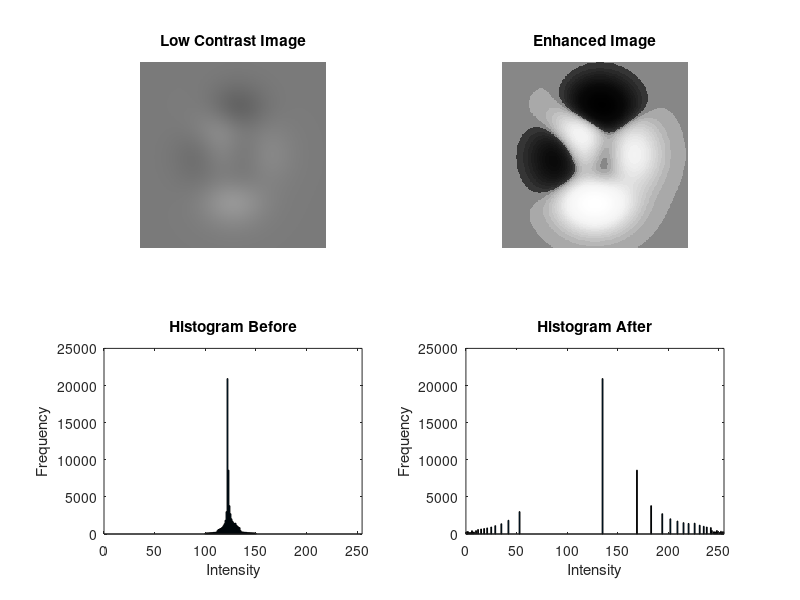

This chart was generated by the following MATLAB code:

clc;
clear;
close all;

A = peaks(256);
A = (A - min(A(:))) / (max(A(:)) - min(A(:)));
I = uint8(100 + 50 * A);

h = zeros(256,1);

for k = 0:255
    h(k+1) = sum(I(:) == k);
end

cdf = cumsum(h);
cdfmin = min(cdf(cdf > 0));

T = round((cdf - cdfmin) * 255 / (numel(I) - cdfmin));
T = max(0, min(255, T));

J = uint8(T(double(I)+1));

h2 = zeros(256,1);

for k = 0:255
    h2(k+1) = sum(J(:) == k);
end

subplot(2,2,1);
imagesc(I,[0 255]);
colormap(gray(256));
axis image off;
title('Low Contrast Image');

subplot(2,2,2);
imagesc(J,[0 255]);
colormap(gray(256));
axis image off;
title('Enhanced Image');

subplot(2,2,3);
bar(0:255,h);
xlim([0 255]);
title('Histogram Before');
xlabel('Intensity');
ylabel('Frequency');

subplot(2,2,4);
bar(0:255,h2);
xlim([0 255]);
title('Histogram After');
xlabel('Intensity');
ylabel('Frequency');

imwrite(J,'equalized_image.png');
